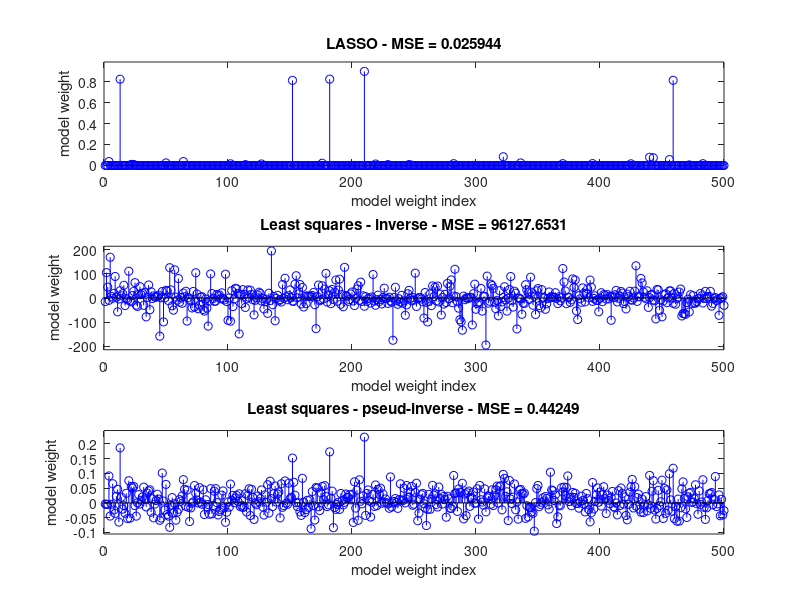

Write MATLAB code to recreate this figure.
close all; clear all; clc;

% %generate data
N = 90;
p = 500;
nonzero = 5;
power = 1e-3;
X = rand(N, p);
[~, random] = sort(rand(p,1));
select = random(1:nonzero);
beta = zeros(p,1);
beta(select) = 1;
Y = X * beta + power * randn(N, 1);
X_test = rand(N, p);
Y_test = X_test * beta + power * randn(N, 1);

%load data
%load HW1_3.mat;

%optimization parameters
lambda = 1e-1
gamma = 5e-3;
iterations = 10000;

%get data dimensions
N = size(X,1);
p = size(X,2);

%initalize array for solution trajectory
beta_hat = zeros(p, iterations);
beta_hat(:,1) = rand(p, 1);

soft_thresh = @(beta_hat, tau) beta_hat .* (...
    (((beta_hat - tau) ./ beta_hat).*(beta_hat >= tau)) + ...
     ((beta_hat + tau) ./ beta_hat).*(beta_hat <= -tau))
 
for i = 2:iterations

    %calculate portion of gradient due to model error
    error_grad = -2/N * ((Y - X * beta_hat(:, i-1)).' * X).';
    
    %update model
    beta_hat(:,i) = soft_thresh(beta_hat(:,i-1) - gamma * error_grad,...
        gamma * lambda);

end

%least squares - inverse
beta_hat_ls = inv(X.'*X)*X.'*Y;

%least squares - pseudo-inverse
beta_hat_lspi = pinv(X.'*X)*X.'*Y;

%calculate least squares error
LASSO_error = sum((Y_test-X_test*beta_hat(:,end)).^2) / length(Y_test)
LS_error = sum((Y_test-X_test*beta_hat_ls).^2) / length(Y_test)
LSPI_error = sum((Y_test-X_test*beta_hat_lspi).^2) / length(Y_test)


%display LASSO solution
figure;
subplot(3,1,1);
stem(beta_hat(:,end), 'b');
xlabel('model weight index');
ylabel('model weight')
title(['LASSO - MSE = ' num2str(LASSO_error)]);
ylim(1.1*[min(beta_hat(:,end)) max(beta_hat(:,end))]);

%display least squares inv solution
subplot(3,1,2);
stem(beta_hat_ls, 'b');
xlabel('model weight index');
ylabel('model weight');
title(['Least squares - inverse - MSE = ' num2str(LS_error)]);
ylim(1.1*[min(beta_hat_ls) max(beta_hat_ls)]);

%display least squares pseudo-inv solution
subplot(3,1,3);
stem(beta_hat_lspi, 'b');
xlabel('model weight index');
ylabel('model weight');
title(['Least squares - pseud-inverse - MSE = ' num2str(LSPI_error)]);
ylim(1.1*[min(beta_hat_lspi) max(beta_hat_lspi)]);


